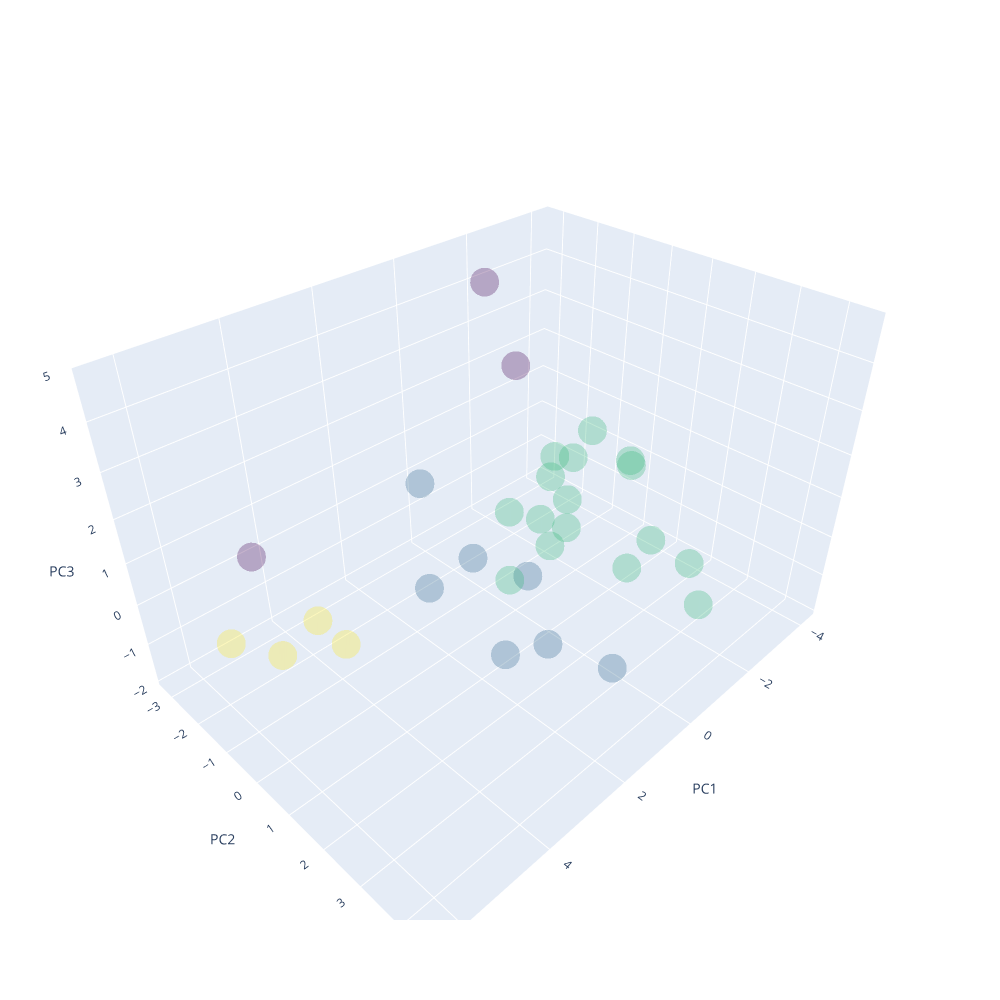

Source (notebook cell):
### Markdown cell above
3D plots (replace the argument 'color' to have different dbscan labels).

### Code cell
Scene = dict(xaxis = dict(title  = 'PC1'),yaxis = dict(title  = 'PC2'),zaxis = dict(title  = 'PC3'))
trace = go.Scatter3d(x=X[:,0], y=X[:,1], z=X[:,2], mode='markers',marker=dict(colorscale='Viridis', opacity=0.3, size = 10, color=dbscan3.labels_))
layout = go.Layout(margin=dict(l=0,r=0),scene = Scene, height = 1000,width = 1000)
dt = [trace]
fig = go.Figure(data = dt, layout = layout)
fig.show()

### Figure 1 — Plotly figure (JSON) as saved in the notebook; plotly's stock layout.template omitted (floating-point values rounded to 4 significant figures)
{"data": [{"marker": {"color": [0, 0, 1, 0, 1, 1, 0, 2, 1, 1, 1, 2, 0, 1, 1, -1, -1, 1, 1, 0, 1, -1, 0, 2, 1, 1, 1, 2, 1, 1], "colorscale": [[0, "#440154"], [0.1111, "#482878"], [0.2222, "#3e4989"], [0.3333, "#31688e"], [0.4444, "#26828e"], [0.5556, "#1f9e89"], [0.6667, "#35b779"], [0.7778, "#6ece58"], [0.8889, "#b5de2b"], [1, "#fde725"]], "opacity": 0.3, "size": 10}, "mode": "markers", "type": "scatter3d", "x": [1.433, 2.395, -4.148, 1.826, -1.931, -2.243, 0.6032, 6.381, -1.884, -2.052, -0.9662, 4.664, 1.529, -2.371, -2.705, -0.79, 4.347, -0.0286, -2.302, 0.5273, -2.367, -1.72, 2.464, 4.575, -1.727, -1.306, -4.195, 4.613, -0.3461, -2.276], "y": [2.229, 2.041, -0.308, -0.8527, 1.349, -0.5779, 0.896, -0.5887, -2.069, 2.929, 2.673, 0.2813, 3.853, -0.6729, -0.8531, -1.713, -3.247, 4.463, -1.056, -0.7915, -1.219, -1.746, 0.03507, -2.245, -0.5975, 1.92, -1.543, -0.6348, -0.5388, -1.416], "z": [-0.703, -0.4582, -0.1971, 1.713, 1.423, -0.5125, -0.2715, 0.7119, -1.433, -0.2975, 0.7432, 0.1386, -0.1467, -1.426, 0.2869, 4.792, -0.007117, 0.7558, 0.4087, -0.7903, -0.2472, 2.64, -0.002414, -1.895, -1.572, -0.5644, 0.08146, 0.09361, -1.755, -1.509]}], "layout": {"height": 1000, "margin": {"l": 0, "r": 0}, "scene": {"xaxis": {"title": {"text": "PC1"}}, "yaxis": {"title": {"text": "PC2"}}, "zaxis": {"title": {"text": "PC3"}}}, "width": 1000}}
